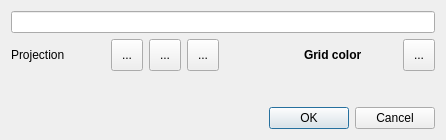
<?xml version="1.0" encoding="UTF-8"?>
<ui version="4.0">
 <class>IGridSetup</class>
 <widget class="QDialog" name="IGridSetup">
  <property name="geometry">
   <rect>
    <x>0</x>
    <y>0</y>
    <width>446</width>
    <height>140</height>
   </rect>
  </property>
  <property name="windowTitle">
   <string>Setup Grid...</string>
  </property>
  <layout class="QVBoxLayout" name="verticalLayout">
   <item>
    <layout class="QGridLayout" name="gridLayout">
     <item row="1" column="0">
      <widget class="QLabel" name="label">
       <property name="text">
        <string>Projection</string>
       </property>
      </widget>
     </item>
     <item row="1" column="1" colspan="2">
      <layout class="QHBoxLayout" name="horizontalLayout">
       <item>
        <widget class="QToolButton" name="toolRestoreDefault">
         <property name="minimumSize">
          <size>
           <width>32</width>
           <height>32</height>
          </size>
         </property>
         <property name="toolTip">
          <string>restore default</string>
         </property>
         <property name="text">
          <string>...</string>
         </property>
         <property name="icon">
          <iconset resource="../resources.qrc">
           <normaloff>:/icons/32x32/Reset.png</normaloff>:/icons/32x32/Reset.png</iconset>
         </property>
         <property name="iconSize">
          <size>
           <width>22</width>
           <height>22</height>
          </size>
         </property>
        </widget>
       </item>
       <item>
        <widget class="QToolButton" name="toolFromMap">
         <property name="minimumSize">
          <size>
           <width>32</width>
           <height>32</height>
          </size>
         </property>
         <property name="toolTip">
          <string>Get projection from current map.</string>
         </property>
         <property name="text">
          <string>...</string>
         </property>
         <property name="icon">
          <iconset resource="../resources.qrc">
           <normaloff>:/icons/32x32/FromMap.png</normaloff>:/icons/32x32/FromMap.png</iconset>
         </property>
         <property name="iconSize">
          <size>
           <width>22</width>
           <height>22</height>
          </size>
         </property>
        </widget>
       </item>
       <item>
        <widget class="QToolButton" name="toolProjWizard">
         <property name="minimumSize">
          <size>
           <width>32</width>
           <height>32</height>
          </size>
         </property>
         <property name="toolTip">
          <string>projection wizzard</string>
         </property>
         <property name="text">
          <string>...</string>
         </property>
         <property name="icon">
          <iconset resource="../resources.qrc">
           <normaloff>:/icons/32x32/GridWizard.png</normaloff>:/icons/32x32/GridWizard.png</iconset>
         </property>
         <property name="iconSize">
          <size>
           <width>22</width>
           <height>22</height>
          </size>
         </property>
        </widget>
       </item>
       <item>
        <spacer name="horizontalSpacer">
         <property name="orientation">
          <enum>Qt::Horizontal</enum>
         </property>
         <property name="sizeHint" stdset="0">
          <size>
           <width>40</width>
           <height>20</height>
          </size>
         </property>
        </spacer>
       </item>
      </layout>
     </item>
     <item row="1" column="3">
      <widget class="QLabel" name="labelGridColor">
       <property name="font">
        <font>
         <weight>75</weight>
         <bold>true</bold>
        </font>
       </property>
       <property name="text">
        <string>Grid color</string>
       </property>
      </widget>
     </item>
     <item row="1" column="4">
      <widget class="QToolButton" name="toolGridColor">
       <property name="minimumSize">
        <size>
         <width>32</width>
         <height>32</height>
        </size>
       </property>
       <property name="toolTip">
        <string>setup grid color</string>
       </property>
       <property name="text">
        <string>...</string>
       </property>
       <property name="icon">
        <iconset resource="../resources.qrc">
         <normaloff>:/icons/32x32/SelectColor.png</normaloff>:/icons/32x32/SelectColor.png</iconset>
       </property>
       <property name="iconSize">
        <size>
         <width>22</width>
         <height>22</height>
        </size>
       </property>
      </widget>
     </item>
     <item row="0" column="0" colspan="5">
      <widget class="QLineEdit" name="lineProjection"/>
     </item>
    </layout>
   </item>
   <item>
    <spacer name="verticalSpacer">
     <property name="orientation">
      <enum>Qt::Vertical</enum>
     </property>
     <property name="sizeHint" stdset="0">
      <size>
       <width>20</width>
       <height>40</height>
      </size>
     </property>
    </spacer>
   </item>
   <item>
    <layout class="QHBoxLayout" name="horizontalLayout_2">
     <item>
      <widget class="QDialogButtonBox" name="buttonBox">
       <property name="orientation">
        <enum>Qt::Horizontal</enum>
       </property>
       <property name="standardButtons">
        <set>QDialogButtonBox::Cancel|QDialogButtonBox::Ok</set>
       </property>
      </widget>
     </item>
    </layout>
   </item>
  </layout>
 </widget>
 <resources>
  <include location="../resources.qrc"/>
 </resources>
 <connections>
  <connection>
   <sender>buttonBox</sender>
   <signal>accepted()</signal>
   <receiver>IGridSetup</receiver>
   <slot>accept()</slot>
   <hints>
    <hint type="sourcelabel">
     <x>248</x>
     <y>254</y>
    </hint>
    <hint type="destinationlabel">
     <x>157</x>
     <y>274</y>
    </hint>
   </hints>
  </connection>
  <connection>
   <sender>buttonBox</sender>
   <signal>rejected()</signal>
   <receiver>IGridSetup</receiver>
   <slot>reject()</slot>
   <hints>
    <hint type="sourcelabel">
     <x>316</x>
     <y>260</y>
    </hint>
    <hint type="destinationlabel">
     <x>286</x>
     <y>274</y>
    </hint>
   </hints>
  </connection>
 </connections>
</ui>
